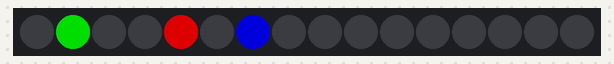
Simulated run of this program. Board: Raspberry Pi Pico running MicroPython. On the bench: 16 RGB LEDs in strip order, left to right. Dim RGB values are drawn brighter than linear; WiFi joins after 1.5 s; the clock reads 2024-03-15 10:24:30 at power-on unless the program sets it; requests to the public web service named in the program get a made-up reply in its usual format after 0.4 s (London, UTC, broken clouds, 64 % humidity, 1013 hPa unless stated); library files of the repository ran but are not shown: neopixel.py; what the program prints to the serial console is not drawn.

Above: at 2.5 s.
At 6.5 s:
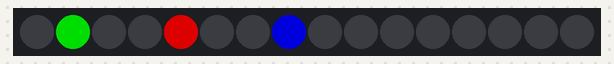
At 11.5 s:
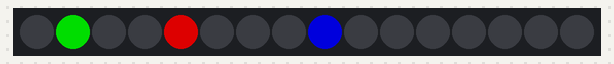
At 20.5 s:
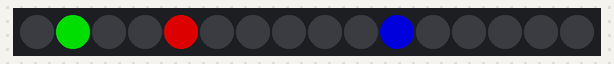
At 29.6 s:
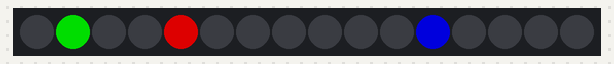
At 38.6 s:
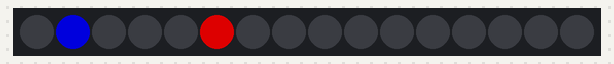

Measured:
- what the display in image 0 shows lasts 1.0 s, from 2.4 s to 3.4 s

The program:

23._clock.py
```python
import network
import urequests
import utime
from timezoneChange import timeOfSeoul  # 서울 시간으로 변환하는 함수
from neopixel import Neopixel

# 네오픽셀 설정
numpix = 16  # 16개의 네오픽셀
PIO = 0
Pin = 22
strip = Neopixel(numpix, PIO, Pin, "RGB")
strip.brightness(150)

# 와이파이 정보
SSID = 'U+Net03CC'
password = 'J6FDFE#490'

# 와이파이 연결하기
def wifiConnect():
    wlan = network.WLAN(network.STA_IF)
    wlan.active(True)
    if not wlan.isconnected():
        # 와이파이 연결하기
        wlan.connect(SSID, password)
        print("Waiting for Wi-Fi connection", end="...")
        while not wlan.isconnected():
            print(".", end="")
            utime.sleep(1)
    else:
        print(wlan.ifconfig())
        print("WiFi is Connected")
        print()

# 와이파이 함수 실행
wifiConnect()

# 네오픽셀 시계 업데이트 함수
def clear_strip():
    """네오픽셀 모두를 끄는 함수 (초침만 업데이트할 때 호출)."""
    for i in range(numpix):
        strip.set_pixel(i, (0, 0, 0))
    strip.show()

def update_clock(hour, minute, second):
    """시, 분, 초침을 각각 네오픽셀에 나타내는 함수."""
    clear_strip()

    # 시침 위치 계산 (12시간 기준으로 12개의 픽셀에 맞춤)
    hour = hour % 12  # 12시간제로 변환
    hour_position = int(hour * 16 / 12) % 12  # 12픽셀 사용
    strip.set_pixel(hour_position, (255, 0, 0))  # 빨간색 (시침)

    # 분침 위치 계산 (60분을 12개의 픽셀에 맞춤, 5분 단위)
    minute_position = int(minute / 5) % 12
    strip.set_pixel(minute_position, (0, 255, 0))  # 초록색 (분침)

    # 초침 위치 계산 (60초를 12개의 픽셀에 맞춤, 5초 단위)
    second_position = int(second / 5) % 12
    strip.set_pixel(second_position, (0, 0, 255))  # 파란색 (초침)

    strip.show()  # 네오픽셀 업데이트

def update_seconds_only(hour, minute, second):
    """초침만 업데이트하는 함수. 시침과 분침은 유지."""
    clear_strip()

    # 시침과 분침 다시 표시
    hour = hour % 12
    hour_position = int(hour * 16 / 12) % 12
    strip.set_pixel(hour_position, (255, 0, 0))  # 빨간색 (시침)

    minute_position = int(minute / 5) % 12
    strip.set_pixel(minute_position, (0, 255, 0))  # 초록색 (분침)

    # 새로운 초침 표시
    second_position = int(second / 5) % 12
    strip.set_pixel(second_position, (0, 0, 255))  # 파란색 (초침)

    strip.show()

def get_seoul_time():
    """서울 시간을 인터넷에서 받아오는 함수. 실패하면 None을 반환."""
    try:
        response = urequests.get("http://worldtimeapi.org/api/timezone/Asia/Seoul")
        if response.status_code == 200:
            time_data = response.json()
            datetime_str = time_data['datetime']
            hour = int(datetime_str[11:13])
            minute = int(datetime_str[14:16])
            second = int(datetime_str[17:19])
            response.close()  # 응답 객체 닫기
            return hour, minute, second
    except Exception as e:
        print(f"시간 정보를 받아오는 데 실패했습니다: {e}")
    return None  # 실패 시 None을 반환

# 시간을 받아올 때까지 반복적으로 요청하는 함수
def get_time_with_retry():
    """시간 정보를 성공적으로 받아올 때까지 반복해서 요청."""
    while True:
        time_data = get_seoul_time()
        if time_data is not None:
            return time_data  # 시간이 성공적으로 받아지면 반환
        print("시간 정보를 다시 요청합니다...")
        utime.sleep(10)  # 10초 대기 후 다시 요청

# 내부 타이머로 시간을 계산하는 함수
def update_internal_time(hour, minute, second):
    """시스템 내부 타이머로 초를 계산하여 시간을 갱신."""
    utime.sleep(1)  # 1초 기다림
    second += 1
    if second >= 60:
        second = 0
        minute += 1
    if minute >= 60:
        minute = 0
        hour += 1
    if hour >= 24:
        hour = 0
    return hour, minute, second

# 처음 프로그램 시작 시 인터넷에서 현재 시간 받아오기
hour, minute, second = get_time_with_retry()

# 처음 시각과 분을 네오픽셀에 표시
update_clock(hour, minute, second)

# 메인 루프
last_checked_hour = hour  # 마지막으로 시간을 인터넷에서 받아온 시각 기록

while True:
    # 매 정각에 인터넷에서 다시 시간을 받아옴
    if minute == 0 and last_checked_hour != hour:
        updated_time = get_seoul_time()
        if updated_time:
            hour, minute, second = updated_time
        last_checked_hour = hour

    # 콘솔에 현재 시간 출력
    print(f"현재 시간: {hour:02}:{minute:02}:{second:02}")

    # 초침만 업데이트하면서 시침과 분침 유지
    update_seconds_only(hour, minute, second)

    # 내부 타이머로 시간 업데이트
    hour, minute, second = update_internal_time(hour, minute, second)
```

timezoneChange.py
```python
import urequests

def timeOfSeoul():
    # ✅ 올바른 시간 정보 가져오기
    url = "https://timejson.netlify.app/.netlify/functions/time"

    try:
        time_dict = urequests.get(url).json()

        # ✅ UTC 시간 가져오기
        utc_time_str = time_dict["time"]  # 예: "2025-03-08T13:20:20.850Z"
        date_str = time_dict["date"]  # 예: "2025-03-08"

        # ✅ 시간 추출 (ISO 8601 포맷 기준)
        year = int(date_str[:4])  # "2025-03-08" → 2025
        month = int(date_str[5:7])  # "2025-03-08" → 03
        day = int(date_str[8:10])  # "2025-03-08" → 08
        hour = int(utc_time_str[11:13])  # "2025-03-08T13:20:20.850Z" → 13
        minute = int(utc_time_str[14:16])  # "2025-03-08T13:20:20.850Z" → 20
        second = int(utc_time_str[17:19])  # "2025-03-08T13:20:20.850Z" → 20

        # ✅ KST 변환 (UTC+9)
        hour += 9
        if hour >= 24:
            hour -= 24
            day += 1  # 날짜 조정

        # ✅ 변환된 시간을 출력
        output_str = "{:04d}-{:02d}-{:02d} {:02d}:{:02d}:{:02d} KST".format(year, month, day, hour, minute, second)
        return output_str

    except Exception as e:
        return f"❌ Error: {e}"
```
